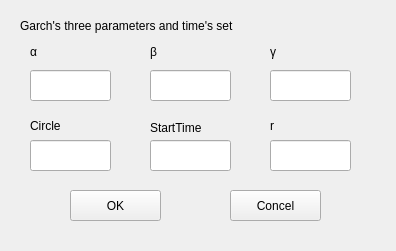
<?xml version="1.0" encoding="UTF-8"?>
<ui version="4.0">
 <class>GarchWidget</class>
 <widget class="QWidget" name="GarchWidget">
  <property name="geometry">
   <rect>
    <x>0</x>
    <y>0</y>
    <width>396</width>
    <height>251</height>
   </rect>
  </property>
  <property name="windowTitle">
   <string>Form</string>
  </property>
  <widget class="QLabel" name="label">
   <property name="geometry">
    <rect>
     <x>20</x>
     <y>15</y>
     <width>291</width>
     <height>21</height>
    </rect>
   </property>
   <property name="text">
    <string>Garch's three parameters and time's set</string>
   </property>
  </widget>
  <widget class="QLabel" name="label_2">
   <property name="geometry">
    <rect>
     <x>30</x>
     <y>120</y>
     <width>54</width>
     <height>12</height>
    </rect>
   </property>
   <property name="text">
    <string>Circle</string>
   </property>
  </widget>
  <widget class="QLabel" name="label_3">
   <property name="geometry">
    <rect>
     <x>150</x>
     <y>120</y>
     <width>61</width>
     <height>16</height>
    </rect>
   </property>
   <property name="text">
    <string>StartTime</string>
   </property>
  </widget>
  <widget class="QLabel" name="label_4">
   <property name="geometry">
    <rect>
     <x>30</x>
     <y>42</y>
     <width>51</width>
     <height>20</height>
    </rect>
   </property>
   <property name="text">
    <string>α</string>
   </property>
  </widget>
  <widget class="QLabel" name="label_5">
   <property name="geometry">
    <rect>
     <x>150</x>
     <y>42</y>
     <width>51</width>
     <height>20</height>
    </rect>
   </property>
   <property name="text">
    <string>β</string>
   </property>
  </widget>
  <widget class="QLabel" name="label_6">
   <property name="geometry">
    <rect>
     <x>270</x>
     <y>42</y>
     <width>51</width>
     <height>20</height>
    </rect>
   </property>
   <property name="text">
    <string>γ</string>
   </property>
  </widget>
  <widget class="QPushButton" name="pushButton">
   <property name="geometry">
    <rect>
     <x>70</x>
     <y>190</y>
     <width>91</width>
     <height>31</height>
    </rect>
   </property>
   <property name="text">
    <string>OK</string>
   </property>
  </widget>
  <widget class="QPushButton" name="pushButton_2">
   <property name="geometry">
    <rect>
     <x>230</x>
     <y>190</y>
     <width>91</width>
     <height>31</height>
    </rect>
   </property>
   <property name="text">
    <string>Concel</string>
   </property>
  </widget>
  <widget class="QLineEdit" name="lineEdit">
   <property name="geometry">
    <rect>
     <x>30</x>
     <y>70</y>
     <width>81</width>
     <height>31</height>
    </rect>
   </property>
  </widget>
  <widget class="QLineEdit" name="lineEdit_2">
   <property name="geometry">
    <rect>
     <x>150</x>
     <y>70</y>
     <width>81</width>
     <height>31</height>
    </rect>
   </property>
  </widget>
  <widget class="QLineEdit" name="lineEdit_3">
   <property name="geometry">
    <rect>
     <x>270</x>
     <y>70</y>
     <width>81</width>
     <height>31</height>
    </rect>
   </property>
  </widget>
  <widget class="QLineEdit" name="lineEdit_4">
   <property name="geometry">
    <rect>
     <x>30</x>
     <y>140</y>
     <width>81</width>
     <height>31</height>
    </rect>
   </property>
  </widget>
  <widget class="QLineEdit" name="lineEdit_5">
   <property name="geometry">
    <rect>
     <x>150</x>
     <y>140</y>
     <width>81</width>
     <height>31</height>
    </rect>
   </property>
  </widget>
  <widget class="QLineEdit" name="lineEdit_6">
   <property name="geometry">
    <rect>
     <x>270</x>
     <y>140</y>
     <width>81</width>
     <height>31</height>
    </rect>
   </property>
  </widget>
  <widget class="QLabel" name="label_7">
   <property name="geometry">
    <rect>
     <x>270</x>
     <y>115</y>
     <width>61</width>
     <height>21</height>
    </rect>
   </property>
   <property name="text">
    <string>r</string>
   </property>
  </widget>
 </widget>
 <resources/>
 <connections/>
</ui>
